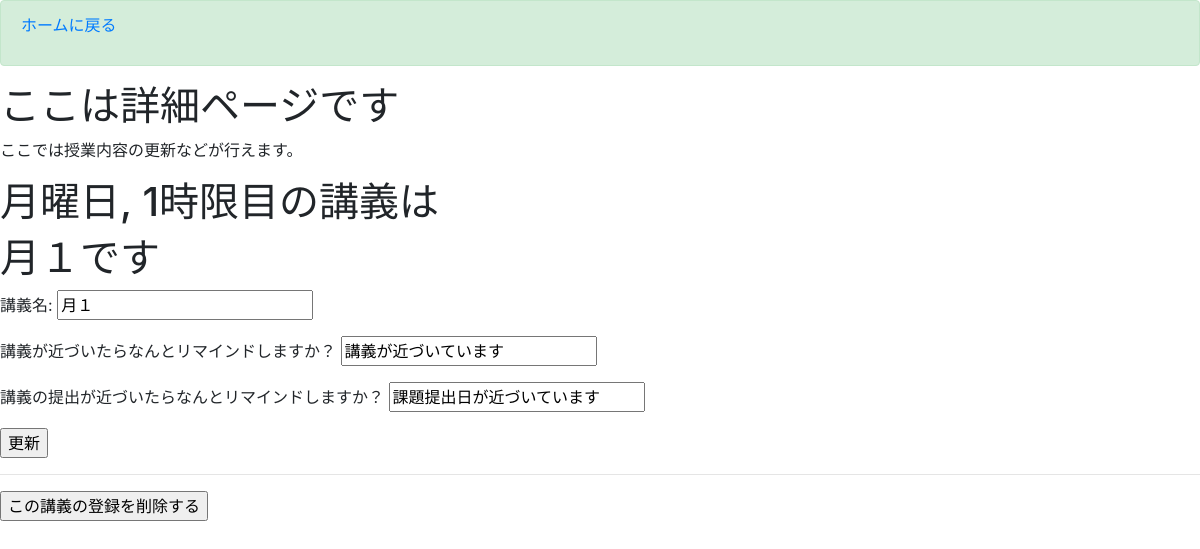
/detail/月/1 (signed in), run on an earlier commit of the app's database.
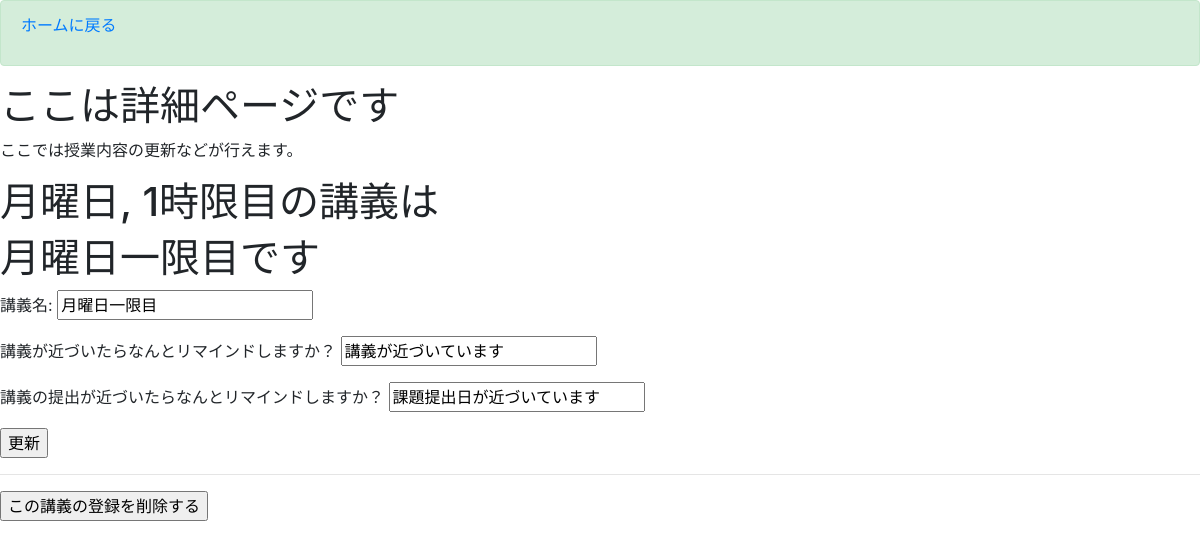
And on a later commit of the database.
### remind/models.py (models this page shows)
class SubjectModel(models.Model):
    user = models.CharField(max_length=100)#投稿者名
    title=models.CharField(max_length=100, blank=False)#科目名
    created_at = models.DateTimeField(auto_now_add=True)#作成日
    weekday = models.CharField(max_length=3)#時間割の曜日
    timetable=models.IntegerField()#時間割の時限
    remind = models.BooleanField(default=True)#通知をするか否か
    sns_id = models.CharField(max_length=100, blank=False)#通知を送るためのtoken
    remind_class = models.TextField()#リマインドするときの言葉
    remind_task = models.TextField()

### remind/views.py (the view)
# urls.py: path('detail/<day>/<int:timetable>', views.detailfunc, name="detail"),
@login_required
def detailfunc(request, day,timetable):
    try:
        data = SubjectModel.objects.get(user=request.user, timetable=timetable,weekday=day)
        obj = SubjectModel.objects.get(user=request.user, weekday=day, timetable=timetable)
    except:
        data={"title":"予定なし", "pk":False}
    try:
        if "newPOST" in request.POST:
            return newPOST(request)
        elif "updatePOST" in request.POST:
            return updatePOST(request)#ポストの更新
        elif "deletePOST" in request.POST:
            return deletePOST(request)#ポストの削除
        else:
            raise("error")
    except:
        params = {
            "data": data,
            "timetable": timetable,
            "day": day,
            "createForm": createForm,
        }
        return render(request, "detail.html", params)

### templates/detail.html (shortened to what this page needs)
{% extends 'base.html' %}
{% load common %}
{% block header %}
<div class="alert alert-success" role="alert">
    <p><a href="{% url 'home' %}">ホームに戻る</a></p>
</div>
{% endblock header %}
{% block content %}
<h1>ここは詳細ページです</h1>
<p>ここでは授業内容の更新などが行えます。</p>
<h1>{{day}}曜日, {{timetable}}時限目の講義は</h1>
<h1>{{data.title}}です</h1>
{% if data.pk %}
<div>
    <form action="" method="POST">
        <p>講義名: <input type="text" name="title" value="{{data.title}}"></p>
        <p>講義が近づいたらなんとリマインドしますか？ <input type="text" name="remind_class" value="{{data.remind_class}}"></p>
        <p>講義の提出が近づいたらなんとリマインドしますか？ <input type="text" name="remind_task" value="{{data.remind_task}}"></p>
        <input type="submit" name="updatePOST" value="更新">
    </form>
</div>
<hr>
<form action="" method="POST">{% csrf_token %}
    <input type="submit"  name="deletePOST" value="この講義の登録を削除する">
</form>
{% endif %}
{% endblock content %}

What changed in the data, as far as the page shows it:
changed SubjectModel "講義が近づいています": title "月１" → "月曜日一限目"
